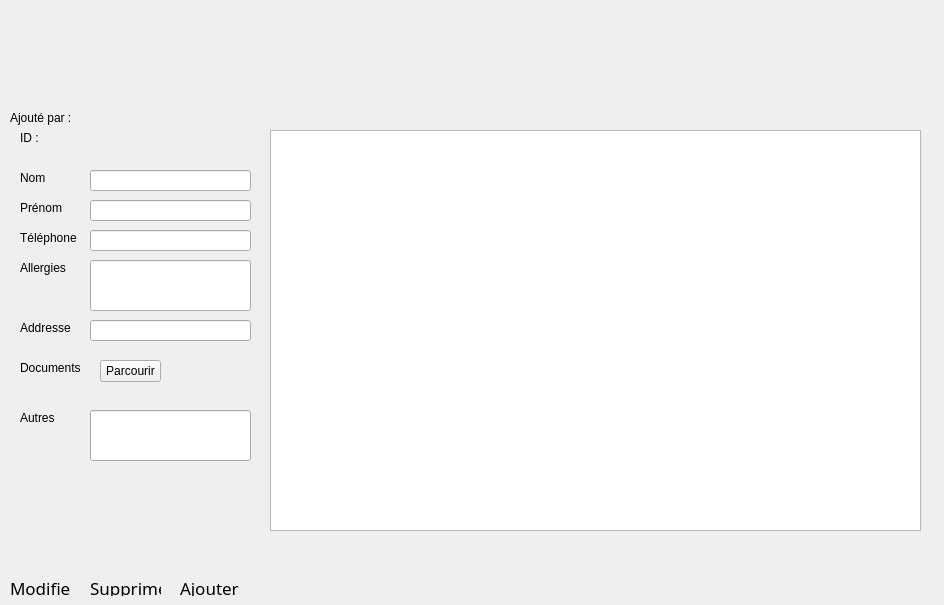
<?xml version="1.0" encoding="UTF-8"?>
<ui version="4.0">
 <class>PatientManagement</class>
 <widget class="QWidget" name="PatientManagement">
  <property name="geometry">
   <rect>
    <x>0</x>
    <y>0</y>
    <width>944</width>
    <height>605</height>
   </rect>
  </property>
  <property name="windowTitle">
   <string>Form</string>
  </property>
  <widget class="QTableView" name="list">
   <property name="geometry">
    <rect>
     <x>270</x>
     <y>130</y>
     <width>651</width>
     <height>401</height>
    </rect>
   </property>
  </widget>
  <widget class="QToolButton" name="toolButton">
   <property name="geometry">
    <rect>
     <x>100</x>
     <y>360</y>
     <width>61</width>
     <height>22</height>
    </rect>
   </property>
   <property name="text">
    <string>Parcourir</string>
   </property>
  </widget>
  <widget class="QLabel" name="label_3">
   <property name="geometry">
    <rect>
     <x>20</x>
     <y>320</y>
     <width>59</width>
     <height>16</height>
    </rect>
   </property>
   <property name="text">
    <string>Addresse</string>
   </property>
  </widget>
  <widget class="QLineEdit" name="prenom">
   <property name="geometry">
    <rect>
     <x>90</x>
     <y>200</y>
     <width>161</width>
     <height>21</height>
    </rect>
   </property>
  </widget>
  <widget class="QLineEdit" name="allergies">
   <property name="geometry">
    <rect>
     <x>90</x>
     <y>260</y>
     <width>161</width>
     <height>51</height>
    </rect>
   </property>
  </widget>
  <widget class="QPushButton" name="pushButton">
   <property name="geometry">
    <rect>
     <x>0</x>
     <y>521</y>
     <width>81</width>
     <height>51</height>
    </rect>
   </property>
   <property name="styleSheet">
    <string notr="true">border:0px;</string>
   </property>
   <property name="text">
    <string/>
   </property>
  </widget>
  <widget class="QLineEdit" name="nom">
   <property name="geometry">
    <rect>
     <x>90</x>
     <y>170</y>
     <width>161</width>
     <height>21</height>
    </rect>
   </property>
  </widget>
  <widget class="QLabel" name="label_7">
   <property name="geometry">
    <rect>
     <x>20</x>
     <y>360</y>
     <width>71</width>
     <height>16</height>
    </rect>
   </property>
   <property name="text">
    <string>Documents</string>
   </property>
  </widget>
  <widget class="QLineEdit" name="telephone">
   <property name="geometry">
    <rect>
     <x>90</x>
     <y>230</y>
     <width>161</width>
     <height>21</height>
    </rect>
   </property>
  </widget>
  <widget class="QLabel" name="label_2">
   <property name="geometry">
    <rect>
     <x>20</x>
     <y>200</y>
     <width>59</width>
     <height>16</height>
    </rect>
   </property>
   <property name="text">
    <string>Prénom</string>
   </property>
  </widget>
  <widget class="QLineEdit" name="autres">
   <property name="geometry">
    <rect>
     <x>90</x>
     <y>410</y>
     <width>161</width>
     <height>51</height>
    </rect>
   </property>
  </widget>
  <widget class="QLineEdit" name="addresse">
   <property name="geometry">
    <rect>
     <x>90</x>
     <y>320</y>
     <width>161</width>
     <height>21</height>
    </rect>
   </property>
  </widget>
  <widget class="QLabel" name="label">
   <property name="geometry">
    <rect>
     <x>20</x>
     <y>170</y>
     <width>59</width>
     <height>16</height>
    </rect>
   </property>
   <property name="text">
    <string>Nom</string>
   </property>
  </widget>
  <widget class="QLabel" name="label_6">
   <property name="geometry">
    <rect>
     <x>20</x>
     <y>410</y>
     <width>71</width>
     <height>16</height>
    </rect>
   </property>
   <property name="text">
    <string>Autres</string>
   </property>
  </widget>
  <widget class="QLabel" name="label_4">
   <property name="geometry">
    <rect>
     <x>20</x>
     <y>230</y>
     <width>71</width>
     <height>16</height>
    </rect>
   </property>
   <property name="text">
    <string>Téléphone</string>
   </property>
  </widget>
  <widget class="QLabel" name="label_5">
   <property name="geometry">
    <rect>
     <x>20</x>
     <y>260</y>
     <width>71</width>
     <height>16</height>
    </rect>
   </property>
   <property name="text">
    <string>Allergies</string>
   </property>
  </widget>
  <widget class="QPushButton" name="delete_2">
   <property name="geometry">
    <rect>
     <x>80</x>
     <y>521</y>
     <width>81</width>
     <height>51</height>
    </rect>
   </property>
   <property name="styleSheet">
    <string notr="true">border:0px;</string>
   </property>
   <property name="text">
    <string/>
   </property>
  </widget>
  <widget class="QLabel" name="added_by">
   <property name="geometry">
    <rect>
     <x>10</x>
     <y>110</y>
     <width>71</width>
     <height>16</height>
    </rect>
   </property>
   <property name="text">
    <string>Ajouté par :</string>
   </property>
  </widget>
  <widget class="QLabel" name="id_patient">
   <property name="geometry">
    <rect>
     <x>20</x>
     <y>130</y>
     <width>59</width>
     <height>16</height>
    </rect>
   </property>
   <property name="text">
    <string>ID :</string>
   </property>
  </widget>
  <widget class="QPushButton" name="add">
   <property name="geometry">
    <rect>
     <x>160</x>
     <y>520</y>
     <width>81</width>
     <height>51</height>
    </rect>
   </property>
   <property name="styleSheet">
    <string notr="true">border:0px;</string>
   </property>
   <property name="text">
    <string/>
   </property>
  </widget>
  <widget class="QPushButton" name="dashboard">
   <property name="geometry">
    <rect>
     <x>20</x>
     <y>10</y>
     <width>121</width>
     <height>81</height>
    </rect>
   </property>
   <property name="styleSheet">
    <string notr="true">border:0px;</string>
   </property>
   <property name="text">
    <string/>
   </property>
  </widget>
  <widget class="QLabel" name="label_8">
   <property name="geometry">
    <rect>
     <x>10</x>
     <y>580</y>
     <width>61</width>
     <height>16</height>
    </rect>
   </property>
   <property name="font">
    <font>
     <family>.SF NS Text</family>
     <pointsize>13</pointsize>
     <weight>50</weight>
     <italic>false</italic>
     <bold>false</bold>
    </font>
   </property>
   <property name="styleSheet">
    <string notr="true">font: 13pt &quot;.SF NS Text&quot;;</string>
   </property>
   <property name="text">
    <string>Modifier</string>
   </property>
  </widget>
  <widget class="QLabel" name="label_9">
   <property name="geometry">
    <rect>
     <x>90</x>
     <y>580</y>
     <width>71</width>
     <height>16</height>
    </rect>
   </property>
   <property name="font">
    <font>
     <family>.SF NS Text</family>
     <pointsize>13</pointsize>
     <weight>50</weight>
     <italic>false</italic>
     <bold>false</bold>
    </font>
   </property>
   <property name="styleSheet">
    <string notr="true">font: 13pt &quot;.SF NS Text&quot;;</string>
   </property>
   <property name="text">
    <string>Supprimer</string>
   </property>
  </widget>
  <widget class="QLabel" name="label_10">
   <property name="geometry">
    <rect>
     <x>180</x>
     <y>580</y>
     <width>61</width>
     <height>16</height>
    </rect>
   </property>
   <property name="font">
    <font>
     <family>.SF NS Text</family>
     <pointsize>13</pointsize>
     <weight>50</weight>
     <italic>false</italic>
     <bold>false</bold>
    </font>
   </property>
   <property name="styleSheet">
    <string notr="true">font: 13pt &quot;.SF NS Text&quot;;</string>
   </property>
   <property name="text">
    <string>Ajouter</string>
   </property>
  </widget>
 </widget>
 <resources/>
 <connections/>
</ui>
